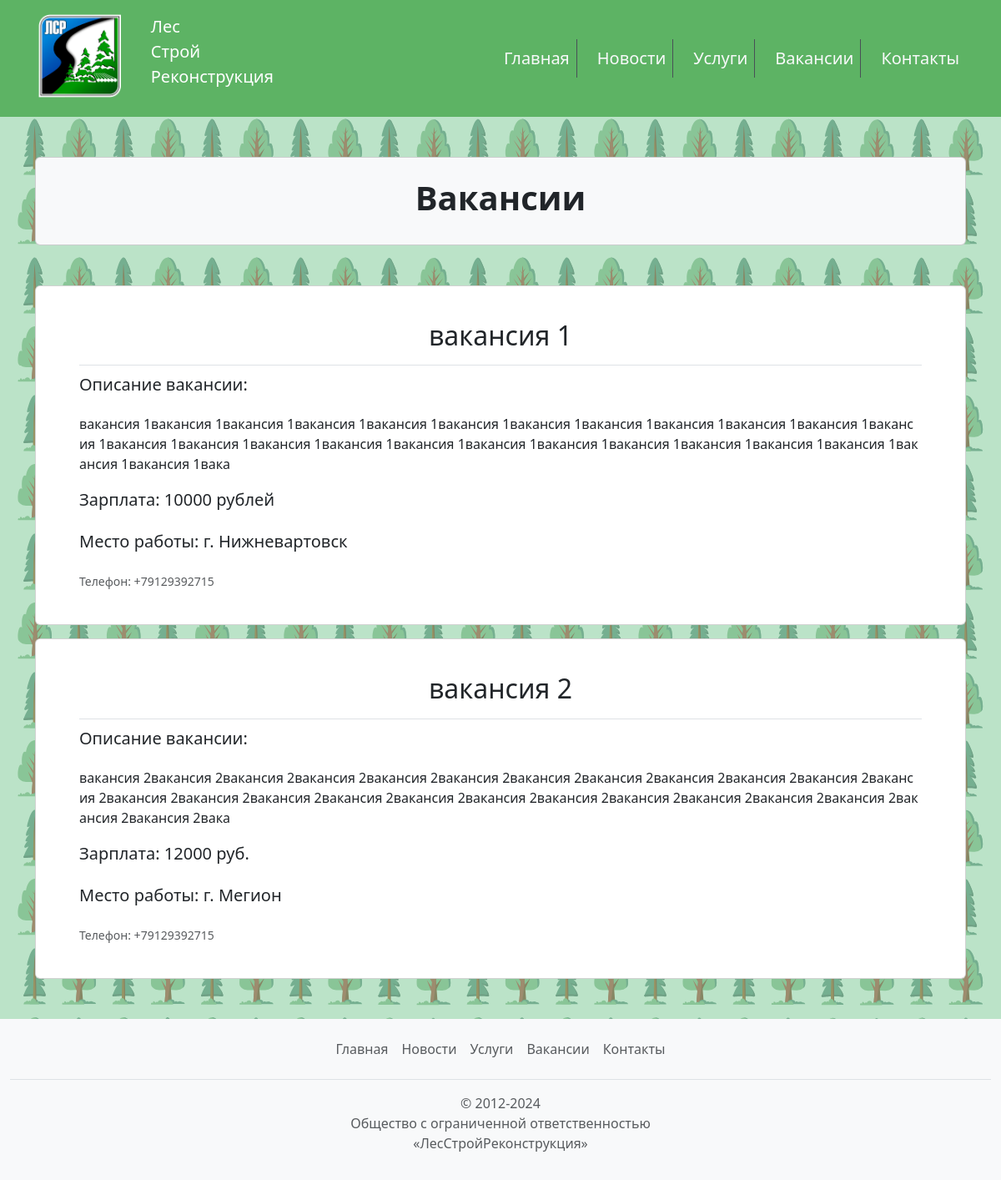
Screenshot of /vacanies/ with the database file from the repository.
### app/models.py (models this page shows)
class Vacancy(models.Model):
    title = models.CharField(max_length=254, verbose_name="Название", blank=False, null=False)
    description = models.CharField(max_length=254, verbose_name="Описание", blank=False, null=False)
    salary = models.CharField(max_length=254, verbose_name="Зарплата", blank=False, null=False)
    location = models.CharField(max_length=254, verbose_name="Местоположение", blank=False, null=False)

### app/views.py (the view)
# urls.py: path("vacanies/", vacancies, name='vacancies'),
def vacancies(request):
    vacancies = Vacancy.objects.filter()
    return render(request, 'vacancies.html', {"vacancies": vacancies, 'title': 'Вакансии'})

### app/templates/vacancies.html
{% extends 'base.html' %}
{% load static %}
{% block content %}
<div class="container">
    <div class="card bg-light my-5 p-2">
      <div class="card-body">
        <h1 class="card-title text-center fs-1 fw-bold">Вакансии</h1>
      </div>
    </div>
</div>
<div class="container my-5">
    {% for vacancy in vacancies %}
    <div class="card mx-auto mb-3">
        <div class="row">
            <div class="col-xl-12 p-4 px-5">
                <div class="card-body">
                    <h2 class="card-title text-center pb-3 border-bottom">{{ vacancy.title }}</h2>
                    <p class="card-text pb-1 fs-5">Описание вакансии:</p>
                    <p class="card-text" style="word-break: break-all">
                        {{ vacancy.description }}
                    </p>
                    <p class="card-text pb-1 fs-5">Зарплата: {{ vacancy.salary }}</p>
                    <p class="card-text pb-1 fs-5">Место работы: {{ vacancy.location }}</p>
                    <p class="card-text"><small class="text-body-secondary">Телефон: +79129392715</small></p>
                </div>
            </div>
        </div>
    </div>
    {% endfor %}
</div>
{% endblock %}

### app/templates/base.html (shortened to what this page needs)
{% load static %}
<!DOCTYPE html>
<html lang="ru">
<head>
    <link rel="stylesheet" href="{% static 'css/bootstrap.min.css' %}">
    <link rel="stylesheet" href="{% static 'css/style.css' %}">
</head>
<body>
    <div class="container-fluid background px-0">
        <nav class="navbar sticky-top navbar-expand-lg bg-nav border-body" data-bs-theme="dark">
            <div class="container">
              <a class="navbar-brand row m-1" href="{% url 'home' %}">
                <img class="col-5 ps-0 pe-4" width="100" height="100" role="img" aria-label="Bootstrap" src="{% static 'img/logo.png' %}"></img>
                <ul class="col-5 ">
                  <li class="list-group-item">Лес</li>
                  <li class="list-group-item">Строй</li>
                  <li class="list-group-item">Реконструкция</li>
                </ul>
              </a>
              <div class="collapse navbar-collapse" id="navbarSupportedContent">
                <ul class="navbar-nav ms-auto mb-2 mb-lg-0 fs-5">
                  <li class="nav-item">
                    <a class="nav-link border-end mx-2 link-light" aria-current="page" href="{% url 'home' %}">Главная</a>
                  </li>
                  <li class="nav-item">
                    <a class="nav-link border-end mx-2 link-light" href="{% url 'news' %}">Новости</a>
                  </li>
                  <li class="nav-item">
                    <a class="nav-link border-end mx-2 link-light" href="{% url 'services' %}">Услуги</a>
                  </li>
                  <li class="nav-item">
                    <a class="nav-link border-end mx-2 link-light" href="{% url 'vacancies' %}">Вакансии</a>
                  </li>
                  <li class="nav-item">
                    <a class="nav-link ms-2 link-light" href="{% url 'contact' %}">Контакты</a>
                  </li>
                </ul>
              </div>
            </div>
        </nav>
        {% block content %}
        {% endblock %}
        <div class="container-fluid bg-light">
            <footer class="py-3 mt-4 ">
                <ul class="nav justify-content-center border-bottom pb-3 mb-3">
                    <li class="nav-item"><a href="{% url 'home' %}" class="nav-link px-2 text-muted">Главная</a></li>
                    <li class="nav-item"><a href="{% url 'news' %}" class="nav-link px-2 text-muted">Новости</a></li>
                    <li class="nav-item"><a href="{% url 'services' %}" class="nav-link px-2 text-muted">Услуги</a></li>
                    <li class="nav-item"><a href="{% url 'vacancies' %}" class="nav-link px-2 text-muted">Вакансии</a></li>
                    <li class="nav-item"><a href="{% url 'contact' %}" class="nav-link px-2 text-muted">Контакты</a></li>
                </ul>
                <p class="text-center text-muted">© 2012-2024<br>Общество с ограниченной ответственностью<br>«ЛесСтройРеконструкция»</p>
            </footer>
        </div>
    </div>
</body>
</html>

### app/static/css/style.css (style rules this page uses)
.background { padding: 0px; margin: 0px; background-color: #BBE3C8; background-image: url('back_template_4.svg'); background-repeat: repeat-y; background-position: center; background-size: 100% auto; align-items: center; }
.bg-nav { background-color: #5DB364; }

### rows the page displays
Vacancy: title "вакансия 1", description "вакансия 1вакансия 1вакансия 1вакансия 1вакансия 1вакансия 1вакансия 1вакансия 1вакансия 1вакансия 1вакансия 1вакансия 1вакансия 1вакансия 1вакансия 1вакансия 1вакансия 1вакансия 1вакансия 1вакансия 1вакансия 1вакансия 1вакансия 1вакансия 1вакансия 1вака", salary "10000 рублей", location "г. Нижневартовск"
Vacancy: title "вакансия 2", description "вакансия 2вакансия 2вакансия 2вакансия 2вакансия 2вакансия 2вакансия 2вакансия 2вакансия 2вакансия 2вакансия 2вакансия 2вакансия 2вакансия 2вакансия 2вакансия 2вакансия 2вакансия 2вакансия 2вакансия 2вакансия 2вакансия 2вакансия 2вакансия 2вакансия 2вака", salary "12000 руб.", location "г. Мегион"
